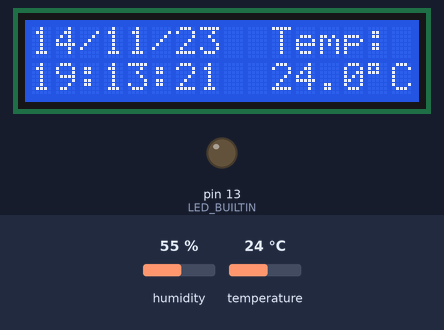
A sketch run on a simulated Arduino Uno, built with avr-gcc and run on an emulated ATmega328P. On the bench: 16×2 character LCD, output pins drawn as LEDs (lit = HIGH). The inputs (shaded band) are chosen by the test bench; at power-on: temperature 24 °C, humidity 55 %. The local clock reads 2024-03-15 10:24:30 at power-on unless the sketch sets it; what the sketch prints to the serial monitor is not drawn.

Above: at 1.2 s.
1.3 s: temperature set to 12 °C
At 3.0 s:
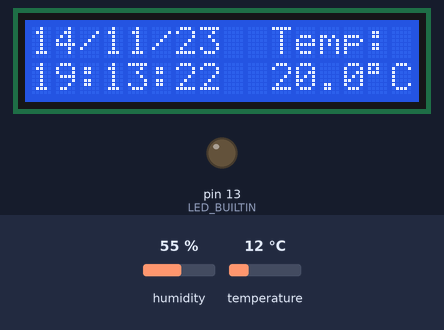
4.7 s: temperature set to 19 °C
At 7.1 s:
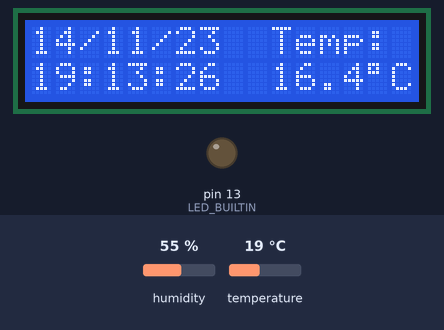
8.8 s: temperature set to 28 °C
At 11.2 s:
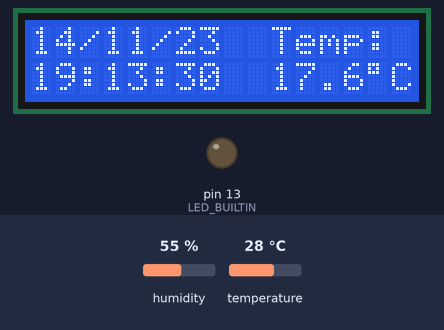
Timing chart, 0 to 12.7 s (numbered marks = the images above; inputs shaded):
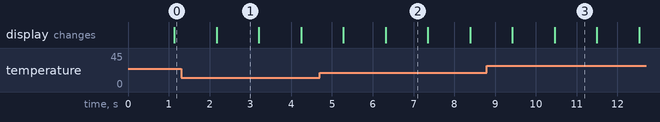

The sketch:

code.ino
```cpp
#include <LiquidCrystal_I2C.h>
#include <RTClib.h>
#include <Wire.h>
#include <EEPROM.h>
#include "DHT.h"

#define LOG_OPTION 1
#define SERIAL_OPTION 1
#define UTC_OFFSET -3

#define DHTPIN 2
#define DHTTYPE DHT22
DHT dht(DHTPIN, DHTTYPE);

LiquidCrystal_I2C lcd(0x27, 16, 2);
RTC_DS1307 RTC;

const int maxRecords = 100;
const int recordSize = 8;
int startAddress = 0;
int endAddress = maxRecords * recordSize;
int currentAddress = 0;

// Configurações da média móvel
const int N = 10; // Número de leituras para a média móvel
float temperatureReadings[N]; // Array para armazenar as últimas N leituras
int currentReadingIndex = 0; // Índice atual no array de leituras
int numReadings = 0; // Número atual de leituras (até atingir N)

// Função para calcular a média móvel
float calculateMovingAverage() {
  float sum = 0;
  for (int i = 0; i < numReadings; i++) {
    sum += temperatureReadings[i];
  }
  return sum / numReadings;
}

void setup() {
  pinMode(LED_BUILTIN, OUTPUT);
  dht.begin();
  Serial.begin(9600);
  lcd.init();
  lcd.backlight();
  RTC.begin();
  RTC.adjust(DateTime(F(__DATE__), F(__TIME__)));
  EEPROM.begin();

  for (int i = 0; i < N; i++) {
    temperatureReadings[i] = 0;
  }
}

void loop() {
  DateTime now = RTC.now(); // Obtém a data e hora atual do RTC

  int offsetSeconds = UTC_OFFSET * 3600;
  now = now.unixtime() + offsetSeconds;

  DateTime adjustedTime = DateTime(now);

  float temperature = dht.readTemperature();
  if (isnan(temperature)) {
    Serial.println("Failed to read from DHT sensor!");
    return;
  }

  temperatureReadings[currentReadingIndex] = temperature;
  currentReadingIndex = (currentReadingIndex + 1) % N;
  if (numReadings < N) {
    numReadings++;
  }

  // Calcula a média móvel
  float averageTemperature = calculateMovingAverage();

  lcd.setCursor(0, 0);
  lcd.print(adjustedTime.day() < 10 ? "0" : "");
  lcd.print(adjustedTime.day());
  lcd.print("/");
  lcd.print(adjustedTime.month() < 10 ? "0" : "");
  lcd.print(adjustedTime.month());
  lcd.print("/");
  lcd.print(adjustedTime.year() % 2000);

  lcd.setCursor(10, 0);
  lcd.print("Temp:");

  lcd.setCursor(0, 1);
  lcd.print(adjustedTime.hour() < 10 ? "0" : "");
  lcd.print(adjustedTime.hour());
  lcd.print(":");
  lcd.print(adjustedTime.minute() < 10 ? "0" : "");
  lcd.print(adjustedTime.minute());
  lcd.print(":");
  lcd.print(adjustedTime.second() < 10 ? "0" : "");
  lcd.print(adjustedTime.second());

  lcd.setCursor(10, 1);
  lcd.print(averageTemperature, 1); // Exibir a média móvel em vez da leitura instantânea
  lcd.print((char)223); // Símbolo de grau
  lcd.print("C");

  if (SERIAL_OPTION) {
    Serial.print(adjustedTime.day());
    Serial.print("/");
    Serial.print(adjustedTime.month());
    Serial.print("/");
    Serial.print(adjustedTime.year());
    Serial.print(" ");
    Serial.print(adjustedTime.hour() < 10 ? "0" : "");
    Serial.print(adjustedTime.hour());
    Serial.print(":");
    Serial.print(adjustedTime.minute() < 10 ? "0" : "");
    Serial.print(adjustedTime.minute());
    Serial.print(":");
    Serial.print(adjustedTime.second() < 10 ? "0" : "");
    Serial.print(adjustedTime.second());
    Serial.print(" - Temp: ");
    Serial.print(temperature, 1);
    Serial.println(" C");
  }

  delay(1000);
}
```

Measured:
- what the display in image 1 shows lasts 1.0 s, from 2.2 s to 3.2 s
